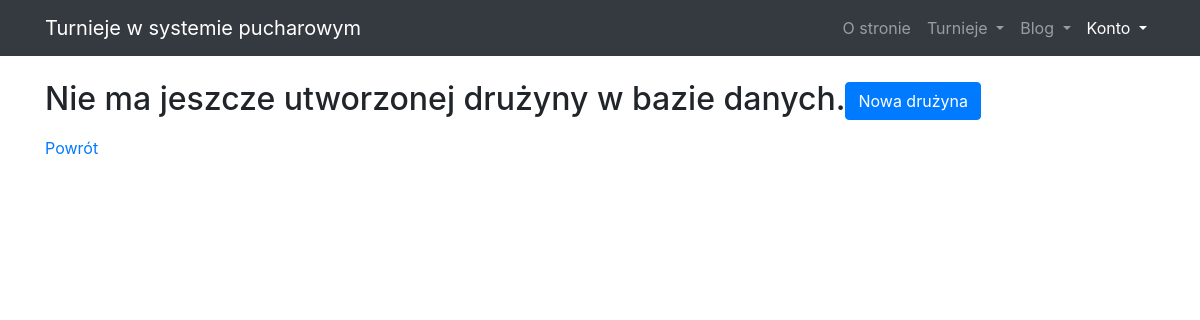
Before: /tournaments/team/ with the older database file.
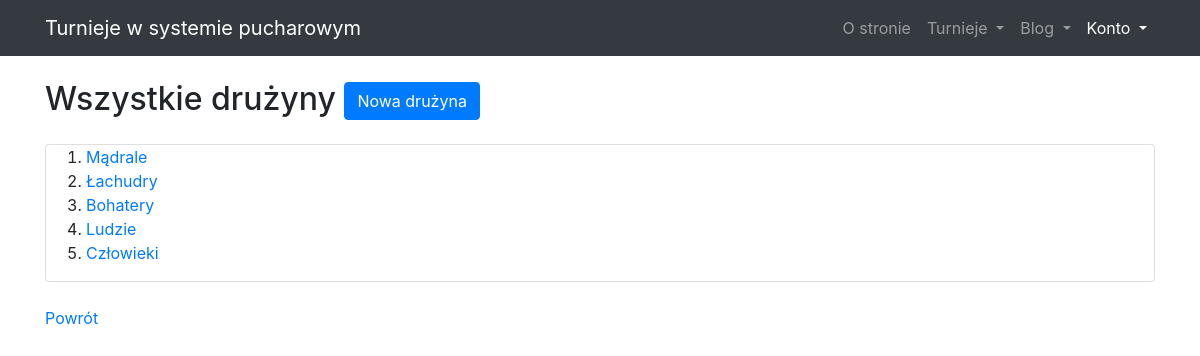
After: the same page with the newer database file.
### tournaments_app/models/team_model.py (models this page shows, shortened)
class Team(models.Model):
    id = models.AutoField(db_index=True, primary_key=True)
    name = models.CharField(max_length=20)

### tournaments_app/views/team_views.py (the view)
class AllTeamView(ListView):
    model = Team
    paginate_by = 5
    def get_context_data(self, **kwargs):
        return {'Teams':  Team.objects.all()}

### tournaments_app/templates/tournaments_app/team_list.html
{% extends "tournaments_app/base.html" %}
{% block content %}
<article>
    {% if Teams  %}
    <h2 class="mt-4 mb-3">Wszystkie drużyny
        <a class="btn btn-primary" href="{% url 'team_add' %}">Nowa drużyna</a>
    </h2>
    <div class="card my-4">
        <ol>
            {% for team in Teams %}
            <li><a href="{% url 'team_detail' team.id %}">{{ team.name }}</a></li>
            {% endfor %}
        </ol>
    </div>
    {% else %}
    <h2 class="mt-4 mb-3">Nie ma jeszcze utworzonej drużyny w bazie danych.<a class="btn btn-primary"
            href="{% url 'team_add' %}">Nowa drużyna</a>
    </h2>
    {% endif %}
    <a href="{{request.META.HTTP_REFERER}}">Powrót</a>
</article>
{% endblock content %}

Changed rows visible on the page:
added Team: name "Mądrale"
added Team: name "Łachudry"
added Team: name "Bohatery"
added Team: name "Ludzie"
added Team: name "Człowieki"
Other visible differences:
text no longer shown: "Nie ma jeszcze utworzonej drużyny w bazie danych."
text now shown: "Wszystkie drużyny"
